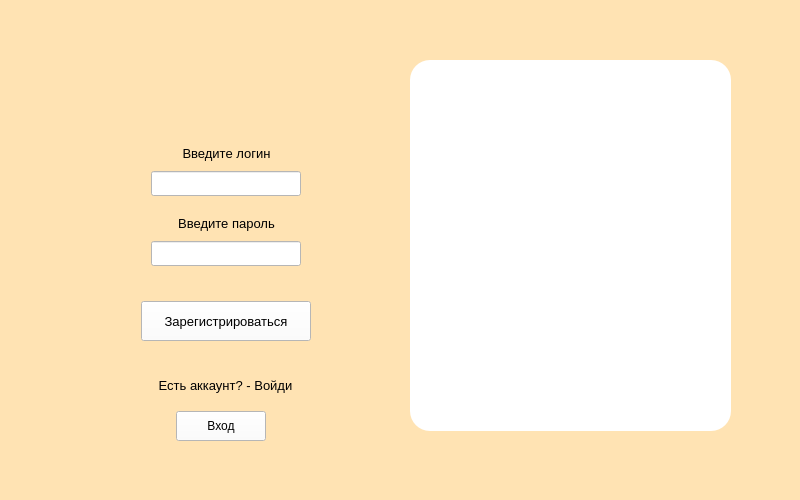
<?xml version="1.0" encoding="UTF-8"?>
<ui version="4.0">
 <class>MainWindow</class>
 <widget class="QMainWindow" name="MainWindow">
  <property name="geometry">
   <rect>
    <x>0</x>
    <y>0</y>
    <width>800</width>
    <height>500</height>
   </rect>
  </property>
  <property name="windowTitle">
   <string>Регистрация</string>
  </property>
  <property name="styleSheet">
   <string notr="true">background-color: #ffe3b3</string>
  </property>
  <property name="animated">
   <bool>false</bool>
  </property>
  <widget class="QWidget" name="centralwidget">
   <widget class="QLineEdit" name="line_login">
    <property name="geometry">
     <rect>
      <x>151</x>
      <y>171</y>
      <width>150</width>
      <height>25</height>
     </rect>
    </property>
    <property name="styleSheet">
     <string notr="true">background-color: #FFF</string>
    </property>
    <property name="text">
     <string/>
    </property>
    <property name="dragEnabled">
     <bool>false</bool>
    </property>
    <property name="placeholderText">
     <string/>
    </property>
   </widget>
   <widget class="QLineEdit" name="line_password">
    <property name="geometry">
     <rect>
      <x>151</x>
      <y>241</y>
      <width>150</width>
      <height>25</height>
     </rect>
    </property>
    <property name="styleSheet">
     <string notr="true">background-color: #FFF</string>
    </property>
   </widget>
   <widget class="QPushButton" name="btn_entry">
    <property name="geometry">
     <rect>
      <x>141</x>
      <y>301</y>
      <width>170</width>
      <height>40</height>
     </rect>
    </property>
    <property name="font">
     <font>
      <pointsize>10</pointsize>
     </font>
    </property>
    <property name="styleSheet">
     <string notr="true">background-color: white;</string>
    </property>
    <property name="text">
     <string>Зарегистрироваться</string>
    </property>
   </widget>
   <widget class="QLabel" name="lbl_login">
    <property name="geometry">
     <rect>
      <x>156</x>
      <y>141</y>
      <width>141</width>
      <height>25</height>
     </rect>
    </property>
    <property name="font">
     <font>
      <pointsize>10</pointsize>
     </font>
    </property>
    <property name="styleSheet">
     <string notr="true"/>
    </property>
    <property name="text">
     <string>Введите логин</string>
    </property>
    <property name="alignment">
     <set>Qt::AlignCenter</set>
    </property>
   </widget>
   <widget class="QLabel" name="lbl_password">
    <property name="geometry">
     <rect>
      <x>156</x>
      <y>211</y>
      <width>141</width>
      <height>25</height>
     </rect>
    </property>
    <property name="font">
     <font>
      <pointsize>10</pointsize>
     </font>
    </property>
    <property name="styleSheet">
     <string notr="true"/>
    </property>
    <property name="text">
     <string>Введите пароль</string>
    </property>
    <property name="alignment">
     <set>Qt::AlignCenter</set>
    </property>
   </widget>
   <widget class="QLabel" name="lbl_help">
    <property name="geometry">
     <rect>
      <x>90</x>
      <y>370</y>
      <width>271</width>
      <height>31</height>
     </rect>
    </property>
    <property name="font">
     <font>
      <pointsize>10</pointsize>
     </font>
    </property>
    <property name="styleSheet">
     <string notr="true"/>
    </property>
    <property name="text">
     <string>Есть аккаунт? - Войди</string>
    </property>
    <property name="alignment">
     <set>Qt::AlignCenter</set>
    </property>
   </widget>
   <widget class="QPushButton" name="btn_login">
    <property name="geometry">
     <rect>
      <x>176</x>
      <y>411</y>
      <width>90</width>
      <height>30</height>
     </rect>
    </property>
    <property name="styleSheet">
     <string notr="true">background-color: white;</string>
    </property>
    <property name="text">
     <string>Вход</string>
    </property>
   </widget>
   <widget class="QPlainTextEdit" name="plainTextEdit">
    <property name="geometry">
     <rect>
      <x>410</x>
      <y>60</y>
      <width>321</width>
      <height>371</height>
     </rect>
    </property>
    <property name="styleSheet">
     <string notr="true">border-radius: 20px; background-color: white</string>
    </property>
   </widget>
  </widget>
 </widget>
 <resources/>
 <connections/>
</ui>
